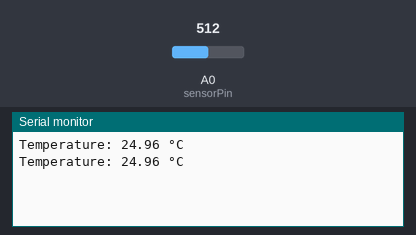
This sketch was run on a simulated ESP8266 (NodeMCU). Shown: the last lines printed to the serial monitor. The inputs (shaded band) are chosen by the test bench; at power-on: A0 (sensorPin) = 512.

Above: at 1.8 s.
1.9 s: A0 (sensorPin) set to 716
At 2.8 s:
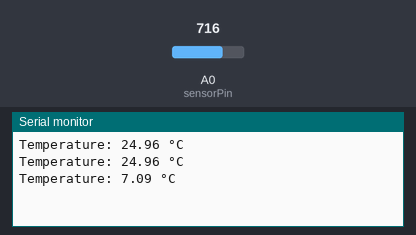
3.4 s: A0 (sensorPin) set to 900
At 4.3 s:
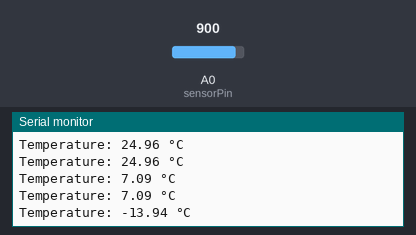
Timing chart, 0 to 6.4 s (numbered marks = the images above; inputs shaded):
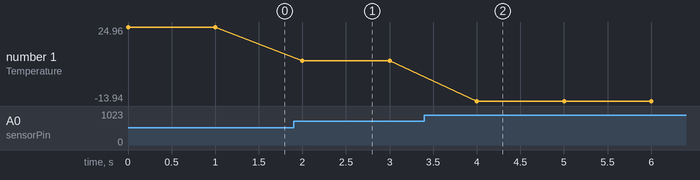

Measured:
- after the input at 1.9 s, the serial monitor: prints a new line after 0.10 s (image 1)
- after the input at 3.4 s, the serial monitor: prints a new line after 0.60 s (image 2)
- plotted number 1: 24.96 → 7.09 after the input at 1.9 s, 7.09 → -13.94 after the input at 3.4 s

The sketch:

NTC_temp_sensor_module_code_for_esp32_8266.ino
```cpp
#include <Arduino.h>

const int sensorPin = A0;  // KY-013 connected to analog pin A0
const float B = 3950;      // Beta coefficient (varies by thermistor model)
const float R0 = 10000;    // Resistance at 25°C (varies by thermistor model)
const float T0 = 298.15;   // Reference temperature in Kelvin (25°C)

void setup() {
    Serial.begin(115200);
}

void loop() {
    int sensorValue = analogRead(sensorPin);
    float voltage = sensorValue * (3.3 / 1023.0);
    float resistance = (R0 * voltage) / (3.3 - voltage); // Calculate thermistor resistance

    // Apply Steinhart-Hart equation
    float tempKelvin = 1.0 / ((1.0 / T0) + (1.0 / B) * log(resistance / R0));
    float temperatureCelsius = tempKelvin - 273.15; // Convert to Celsius

    Serial.print("Temperature: ");
    Serial.print(temperatureCelsius);
    Serial.println(" °C");

    delay(1000); // Wait for a second
}
```
